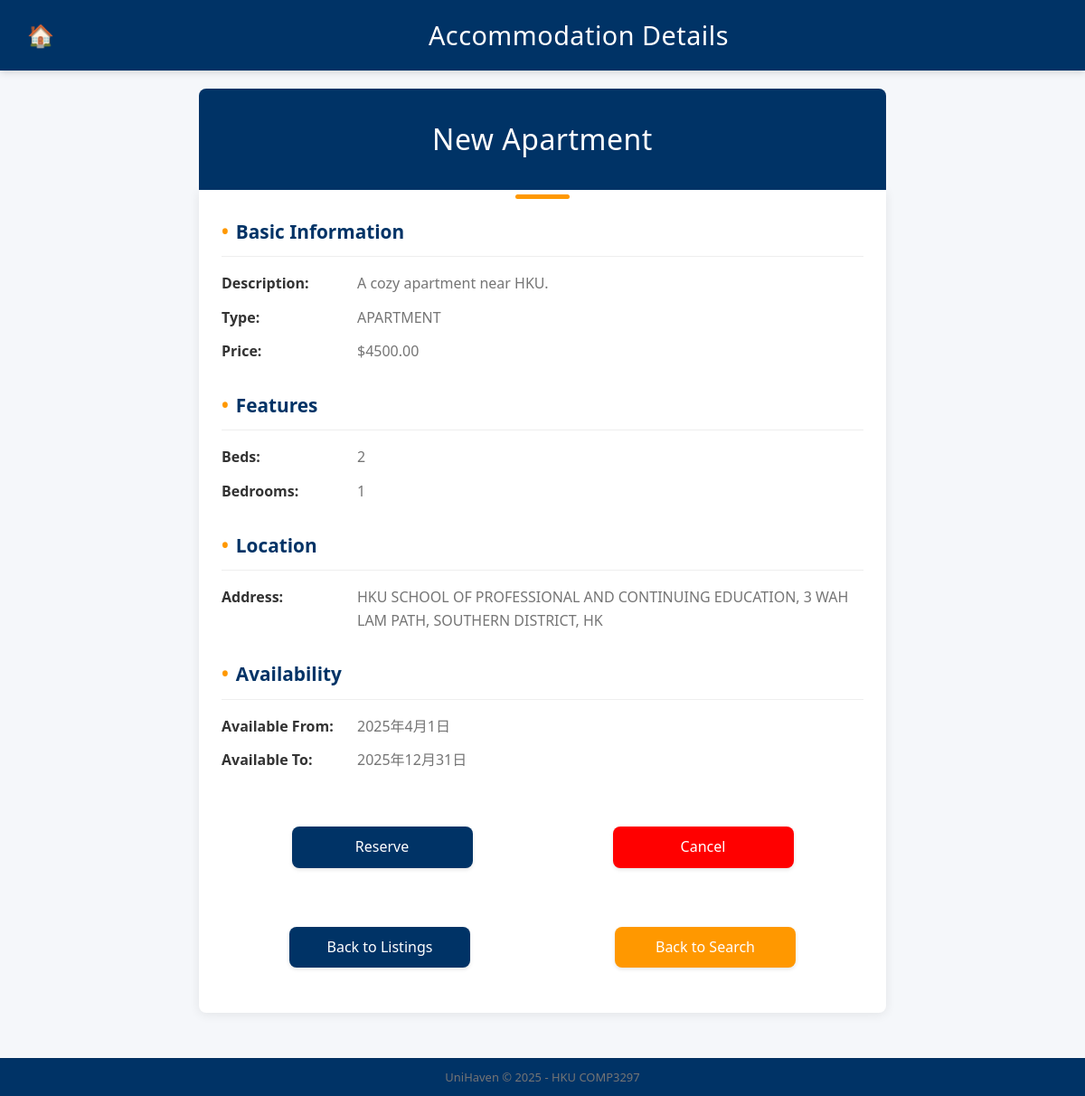
/accommodation/10/, run on the app's committed database.
### accommodation/models.py (models this page shows)
class Accommodation(models.Model):
    TYPE_CHOICES = [
        ('APARTMENT', 'Apartment'),
        ('HOUSE', 'House'),
        ('HOSTEL', 'Hostel'),
    ]
    title = models.CharField(max_length=200)
    description = models.TextField()
    type = models.CharField(max_length=20, choices=TYPE_CHOICES)
    beds = models.IntegerField()
    bedrooms = models.IntegerField()
    price = models.DecimalField(max_digits=10, decimal_places=2)
    available_from = models.DateField(null=True, blank=True)
    available_to = models.DateField(null=True, blank=True)
    userID = models.CharField(max_length=255, blank=True, default="")
    reserved = models.BooleanField(default=False)
    building_name = models.CharField(max_length=200, default="", blank=True)
    estate_name = models.CharField(max_length=200, default="", blank=True)
    street_name = models.CharField(max_length=200, default="", blank=True)
    building_no = models.CharField(max_length=20, default="", blank=True)
    district = models.CharField(max_length=200, default="", blank=True)
    region = models.CharField(max_length=100, default="", blank=True)
    latitude = models.FloatField(blank=True)
    longitude = models.FloatField(blank=True)
    geo_address = models.CharField(max_length=200, blank=True)
    rating = models.FloatField(default=0.0, blank=True)
    def formatted_address(self):
        parts = [
            self.building_name,
            self.estate_name,
            f"{self.building_no} {self.street_name}".strip(),
            self.district,
            self.region
        ]
        return ", ".join(filter(None, parts))

### accommodation/views.py (the view, shortened to what this page needs)
# urls.py: path("accommodation/<int:pk>/", views.accommodation_detail, name="accommodation_detail"),
def accommodation_detail(request, pk):
    try:
        accommodation = Accommodation.objects.get(pk=pk)
        return render(request, 'accommodation/accommodation_detail.html', {'accommodation': accommodation})
    except Accommodation.DoesNotExist:
        if request.headers.get('Accept') == 'application/json':
            return JsonResponse({'error': 'Accommodation not found.'}, status=404)

### accommodation/templates/accommodation/accommodation_detail.html (shortened to what this page needs)
{% extends 'accommodation/base.html' %}
{% load static %}
{% block nav_title %}Accommodation Details{% endblock %}
{% block content %}
<div class="detail-container">
    <div class="detail-header">
        <h1>{{ accommodation.title }}</h1>
    </div>
    <div class="detail-content">
        <div class="detail-section">
            <h2>Basic Information</h2>
            <div class="detail-item">
                <div class="detail-label">Description:</div>
                <div class="detail-value">{{ accommodation.description }}</div>
            </div>
            <div class="detail-item">
                <div class="detail-label">Type:</div>
                <div class="detail-value">{{ accommodation.type }}</div>
            </div>
            <div class="detail-item">
                <div class="detail-label">Price:</div>
                <div class="detail-value">${{ accommodation.price }}</div>
            </div>
        </div>
        <div class="detail-section">
            <h2>Features</h2>
            <div class="detail-item">
                <div class="detail-label">Beds:</div>
                <div class="detail-value">{{ accommodation.beds }}</div>
            </div>
            <div class="detail-item">
                <div class="detail-label">Bedrooms:</div>
                <div class="detail-value">{{ accommodation.bedrooms }}</div>
            </div>
        </div>
        <div class="detail-section">
            <h2>Location</h2>
            <div class="detail-item">
                <div class="detail-label">Address:</div>
                <div class="detail-value">{{ accommodation.formatted_address }}</div>
            </div>
        </div>
        <div class="detail-section">
            <h2>Availability</h2>
            <div class="detail-item">
                <div class="detail-label">Available From:</div>
                <div class="detail-value">{{ accommodation.available_from }}</div>
            </div>
            <div class="detail-item">
                <div class="detail-label">Available To:</div>
                <div class="detail-value">{{ accommodation.available_to }}</div>
            </div>
        </div>
        <div style="display: flex; justify-content: center; margin-top: 15px;">
            <a href="javascript:void(0);" onclick="reserveAccommodation('{{ accommodation.id }}')" class="btn btn-primary back-button">Reserve</a>
            <a href="javascript:void(0);" onclick="cancelReservation('{{ accommodation.id }}')" class="btn btn-secondary back-button" style="background-color: red;">Cancel</a>
        </div>
        <div class="button-group" style="display: flex; gap: 10px; justify-content: center; margin-top: 15px;">
            <a href="{% url 'list_accommodation' %}" class="btn btn-primary back-button">Back to Listings</a>
            <a href="{% url 'search_accommodation' %}" class="btn btn-secondary back-button">Back to Search</a>
        </div>
    </div>
</div>
{% endblock %}

### accommodation/static/accommodation/css/main.css (style rules this page uses)
:root { --primary-color: #003366; --primary-dark: #004C99; --secondary-color: #FF9800; --secondary-dark: #F57C00; --light-bg: #f5f7fa; --card-bg: #ffffff; --text-dark: #333333; --text-light: #757575; --success: #4caf50; --error: #f44336; --border-radius: 8px; --box-shadow: 0 2px 12px rgba(0, 0, 0, 0.08); --transition: all 0.3s ease; }
* { box-sizing: border-box; }
body { font-family: 'Segoe UI', Tahoma, Geneva, Verdana, sans-serif; margin: 0; padding: 0; background-color: var(--light-bg); color: var(--text-dark); line-height: 1.6; }
.btn { display: inline-block; background-color: var(--primary-color); color: white; text-decoration: none; padding: 10px 18px; border-radius: var(--border-radius); font-weight: 500; text-align: center; transition: var(--transition); border: none; cursor: pointer; box-shadow: 0 2px 4px rgba(0,0,0,0.1); }
.btn-primary { background-color: var(--primary-color); }
.btn-secondary { background-color: var(--secondary-color); }
.detail-header { background-color: var(--primary-color); color: white; padding: 30px 20px; text-align: center; border-radius: var(--border-radius) var(--border-radius) 0 0; position: relative; }
.detail-header::after { content: ""; position: absolute; bottom: -10px; left: 50%; transform: translateX(-50%); width: 60px; height: 5px; background-color: var(--secondary-color); border-radius: 2.5px; }
.detail-header h1 { margin: 0; font-weight: 500; letter-spacing: 0.5px; }
.detail-content { padding: 30px 25px; background-color: var(--card-bg); border-radius: 0 0 var(--border-radius) var(--border-radius); box-shadow: var(--box-shadow); }
.detail-section { margin-bottom: 30px; animation: fadeIn 0.5s ease-in-out; }
.detail-section h2 { color: var(--primary-color); font-size: 1.3em; border-bottom: 1px solid #eee; padding-bottom: 10px; margin-top: 0; position: relative; }
.detail-section h2::before { content: "•"; color: var(--secondary-color); margin-right: 8px; }
.detail-item { display: flex; margin-bottom: 12px; align-items: baseline; }
.detail-label { font-weight: bold; width: 150px; flex-shrink: 0; color: var(--text-dark); }
.detail-value { flex-grow: 1; color: var(--text-light); }
.back-button { display: block; margin: 30px auto 20px; width: 200px; text-align: center; }
.page-transition { animation: pageLoad 0.6s ease-in-out; }
.detail-container { max-width: 800px; margin: 20px auto; padding: 0 20px; position: relative; }

### accommodation/templates/accommodation/base.html (style rules this page uses)
html, body { height: 100%; margin: 0; display: flex; flex-direction: column; }

### data on the page
Accommodation: title "New Apartment", description "A cozy apartment near HKU.", type "APARTMENT", price "4500.00", beds "2", bedrooms "1", formatted_address "HKU SCHOOL OF PROFESSIONAL AND CONTINUING EDUCATION, 3 WAH LAM PATH, SOUTHERN DISTRICT, HK", available_from "2025年4月1日", available_to "2025年12月31日"
